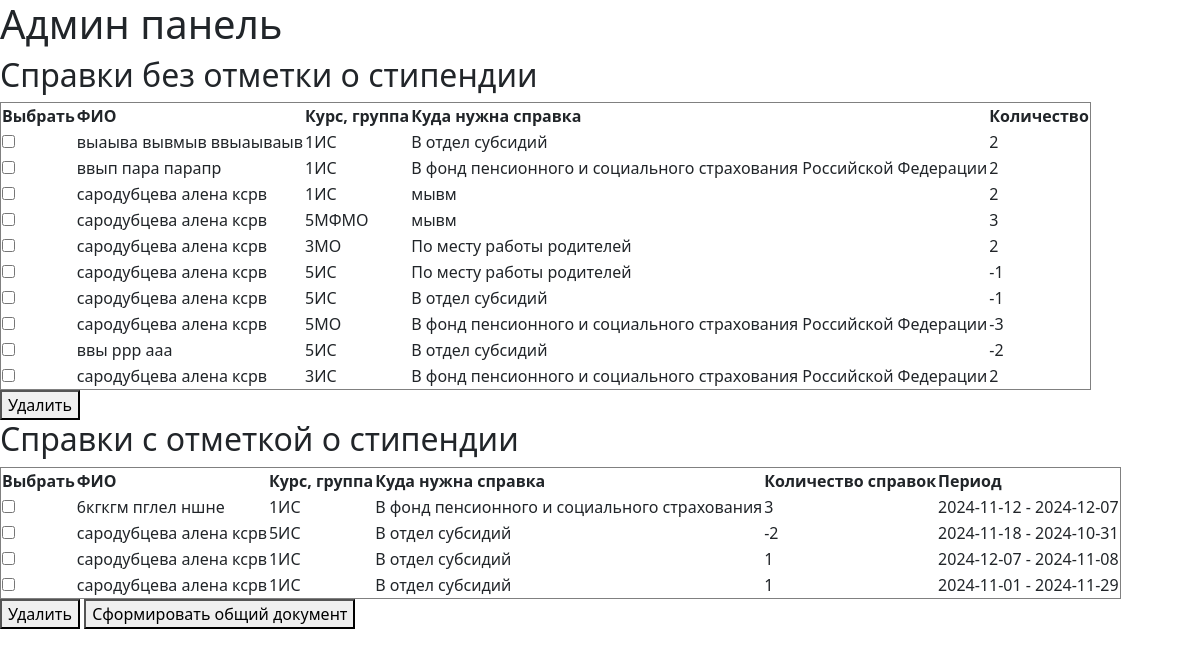
The page /admin on the database its author committed.
### app.py (models this page shows)
class Request(db.Model):
    id = db.Column(db.Integer, primary_key=True)
    name = db.Column(db.String(100), nullable=False)
    course_group = db.Column(db.String(20), nullable=False)
    destination = db.Column(db.String(100), nullable=False)
    request_type = db.Column(db.String(50), nullable=False)
    quantity = db.Column(db.Integer, nullable=False)
    period_start = db.Column(db.Date, nullable=True)
    period_end = db.Column(db.Date, nullable=True)
    created_date = db.Column(db.DateTime, default=datetime.datetime.utcnow)

### app.py (the view)
@app.route("/admin")
def admin():
    requests_with_stipend = Request.query.filter_by(request_type="Справка с отметкой о стипендии").all()
    requests_without_stipend = Request.query.filter_by(request_type="Справка без отметки о стипендии").all()
    return render_template("admin.html", requests_with_stipend=requests_with_stipend, requests_without_stipend=requests_without_stipend)

### templates/admin.html (shortened to what this page needs)
<!DOCTYPE html>
<html lang="ru">
<head>
    <link href="https://cdn.jsdelivr.net/npm/bootstrap@5.3.0-alpha3/dist/css/bootstrap.min.css" rel="stylesheet">
</head>
<body>
    <h1>Админ панель</h1>
    <h2>Справки без отметки о стипендии</h2>
    <form method="POST" action="/delete">
        <table border="1">
            <tr>
                <th>Выбрать</th>
                <th>ФИО</th>
                <th>Курс, группа</th>
                <th>Куда нужна справка</th>
                <th>Количество</th>
            </tr>
            {% for request in requests_without_stipend %}
            <tr>
                <td><input type="checkbox" name="delete_ids" value="{{ request.id }}"></td>
                <td>{{ request.name }}</td>
                <td>{{ request.course_group }}</td>
                <td>{{ request.destination }}</td>
                <td>{{ request.quantity }}</td>
            </tr>
            {% endfor %}
        </table>
        <button type="submit">Удалить</button>
    </form>
    <h2>Справки с отметкой о стипендии</h2>
    <form method="POST" action="/handle-requests">
    <table border="1">
        <tr>
            <th>Выбрать</th>
            <th>ФИО</th>
            <th>Курс, группа</th>
            <th>Куда нужна справка</th>
            <th>Количество справок</th>
            <th>Период</th>
        </tr>
        {% for request in requests_with_stipend %}
        <tr>
            <td><input type="checkbox" name="request_ids" value="{{ request.id }}"></td>
            <td>{{ request.name }}</td>
            <td>{{ request.course_group }}</td>
            <td>{{ request.destination }}</td>
            <td>{{ request.quantity }}</td>
            <td>{{ request.period_start }} - {{ request.period_end }}</td>
        </tr>
        {% endfor %}
    </table>
    <button type="submit" name="action" value="delete">Удалить</button>
    <button type="submit" name="action" value="generate">Сформировать общий документ</button>
</form>
</body>
</html>

### rows shown on the page
Request: name "выаыва вывмыв ввыаываыв", course_group "1ИС", destination "В отдел субсидий", quantity "2"
Request: name "ввып пара парапр", course_group "1ИС", destination "В фонд пенсионного и социального страхования Российской Федерации", quantity "2"
Request: name "сародубцева алена ксрв", course_group "1ИС", destination "мывм", quantity "2"
Request: name "сародубцева алена ксрв", course_group "5МФМО", destination "мывм", quantity "3"
Request: name "сародубцева алена ксрв", course_group "3МО", destination "По месту работы родителей", quantity "2"
Request: name "сародубцева алена ксрв", course_group "5ИС", destination "По месту работы родителей", quantity "-1"
Request: name "сародубцева алена ксрв", course_group "5ИС", destination "В отдел субсидий", quantity "-1"
Request: name "сародубцева алена ксрв", course_group "5МО", destination "В фонд пенсионного и социального страхования Российской Федерации", quantity "-3"
Request: name "ввы ррр ааа", course_group "5ИС", destination "В отдел субсидий", quantity "-2"
Request: name "сародубцева алена ксрв", course_group "3ИС", destination "В фонд пенсионного и социального страхования Российской Федерации", quantity "2"
Request: name "6кгкгм пглел ншне", course_group "1ИС", destination "В фонд пенсионного и социального страхования", quantity "3", period_start "2024-11-12", period_end "2024-12-07"
Request: name "сародубцева алена ксрв", course_group "5ИС", destination "В отдел субсидий", quantity "-2", period_start "2024-11-18", period_end "2024-10-31"
Request: name "сародубцева алена ксрв", course_group "1ИС", destination "В отдел субсидий", quantity "1", period_start "2024-12-07", period_end "2024-11-08"
Request: name "сародубцева алена ксрв", course_group "1ИС", destination "В отдел субсидий", quantity "1", period_start "2024-11-01", period_end "2024-11-29"
